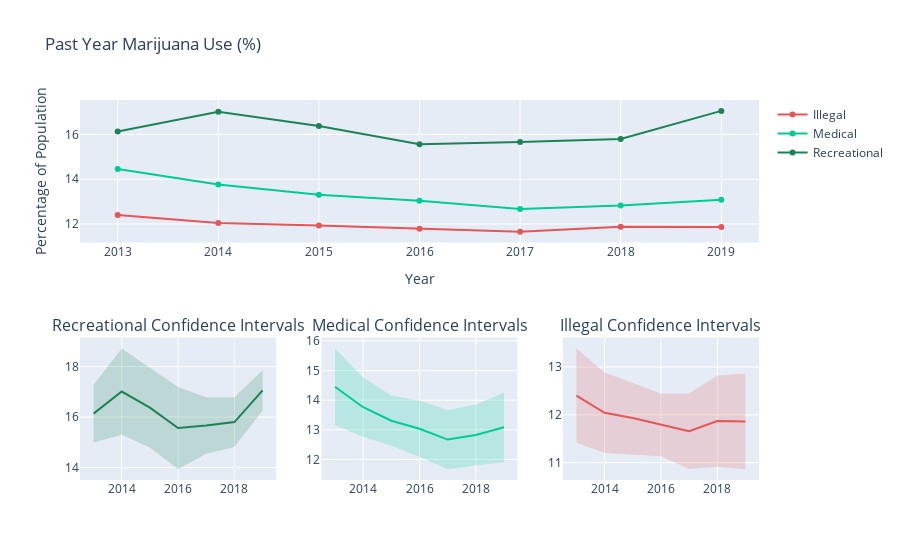

Write notebook code for a chart like this one.
### Markdown cell above
<a id='PYvis'></a>
Finally, a figure is displayed containing a combined line plot of all 3 categories as well as inidividual confidence intervals for each one.

### Code cell
question = "Past Year Marijuana Use %"
#call my method in conf_int_methods.py that creates a figure with
#one big plot above 3 small plots
fig = create_fig(df)
# call the add_plot method in conf_int_methods.py to add each one of the lower 3 plots to the figure
add_plot(illegal_data, 2, 3, 'rgb(228,87,86)', fig, y_upper_i, y_lower_i, 'rgba(228,87,86,0.2)', question)
add_plot(medical_data, 2, 2, 'rgb(0,204,150)', fig, y_upper_m, y_lower_m, 'rgba(0,204,150,0.2)', question)
add_plot(recreational_data, 2, 1, 'rgb(28,131,86)', fig, y_upper_r, y_lower_r, 'rgba(28,131,86,0.2)', question)
fig.update_layout(title_text="Past Year Marijuana Use (%)", height=700)
fig.update_layout(xaxis_title="Year", yaxis_title = "Percentage of Population")
fig.show()

### Figure 1 — Plotly figure (JSON) as saved in the notebook; plotly's stock layout.template omitted (floating-point values rounded to 4 significant figures)
{"data": [{"connectgaps": true, "line": {"color": "#E45756", "shape": "linear"}, "mode": "markers+lines", "name": "Illegal", "type": "scatter", "x": [2013, 2014, 2015, 2016, 2017, 2018, 2019], "y": [12.4, 12.04, 11.93, 11.79, 11.66, 11.87, 11.86]}, {"connectgaps": true, "line": {"color": "#00CC96", "shape": "linear"}, "mode": "markers+lines", "name": "Medical", "type": "scatter", "x": [2013, 2014, 2015, 2016, 2017, 2018, 2019], "y": [14.45, 13.76, 13.31, 13.04, 12.67, 12.83, 13.09]}, {"connectgaps": true, "line": {"color": "#1C8356", "shape": "linear"}, "mode": "markers+lines", "name": "Recreational", "type": "scatter", "x": [2013, 2014, 2015, 2016, 2017, 2018, 2019], "y": [16.13, 17.01, 16.37, 15.57, 15.67, 15.8, 17.05]}, {"line": {"color": "rgb(228,87,86)"}, "mode": "lines", "name": "", "showlegend": false, "type": "scatter", "x": [2013, 2014, 2015, 2016, 2017, 2018, 2019], "xaxis": "x4", "y": [12.4, 12.04, 11.93, 11.79, 11.66, 11.87, 11.86], "yaxis": "y4"}, {"fill": "toself", "fillcolor": "rgba(228,87,86,0.2)", "hoverinfo": "skip", "line": {"color": "rgba(255,255,255,0)"}, "showlegend": false, "type": "scatter", "x": [2013, 2014, 2015, 2016, 2017, 2018, 2019, 2019, 2018, 2017, 2016, 2015, 2014, 2013], "xaxis": "x4", "y": [13.39, 12.88, 12.66, 12.44, 12.44, 12.82, 12.86, 10.87, 10.91, 10.87, 11.14, 11.17, 11.2, 11.42], "yaxis": "y4"}, {"line": {"color": "rgb(0,204,150)"}, "mode": "lines", "name": "", "showlegend": false, "type": "scatter", "x": [2013, 2014, 2015, 2016, 2017, 2018, 2019], "xaxis": "x3", "y": [14.45, 13.76, 13.31, 13.04, 12.67, 12.83, 13.09], "yaxis": "y3"}, {"fill": "toself", "fillcolor": "rgba(0,204,150,0.2)", "hoverinfo": "skip", "line": {"color": "rgba(255,255,255,0)"}, "showlegend": false, "type": "scatter", "x": [2013, 2014, 2015, 2016, 2017, 2018, 2019, 2019, 2018, 2017, 2016, 2015, 2014, 2013], "xaxis": "x3", "y": [15.75, 14.77, 14.16, 13.98, 13.67, 13.85, 14.26, 11.91, 11.8, 11.67, 12.09, 12.46, 12.76, 13.16], "yaxis": "y3"}, {"line": {"color": "rgb(28,131,86)"}, "mode": "lines", "name": "", "showlegend": false, "type": "scatter", "x": [2013, 2014, 2015, 2016, 2017, 2018, 2019], "xaxis": "x2", "y": [16.13, 17.01, 16.37, 15.57, 15.67, 15.8, 17.05], "yaxis": "y2"}, {"fill": "toself", "fillcolor": "rgba(28,131,86,0.2)", "hoverinfo": "skip", "line": {"color": "rgba(255,255,255,0)"}, "showlegend": false, "type": "scatter", "x": [2013, 2014, 2015, 2016, 2017, 2018, 2019, 2019, 2018, 2017, 2016, 2015, 2014, 2013], "xaxis": "x2", "y": [17.28, 18.72, 17.96, 17.19, 16.78, 16.79, 17.85, 16.26, 14.82, 14.55, 13.94, 14.79, 15.3, 14.99], "yaxis": "y2"}], "layout": {"annotations": [{"font": {"size": 16}, "showarrow": false, "text": "Recreational Confidence Intervals", "x": 0.1444, "xanchor": "center", "xref": "paper", "y": 0.375, "yanchor": "bottom", "yref": "paper"}, {"font": {"size": 16}, "showarrow": false, "text": "Medical Confidence Intervals", "x": 0.5, "xanchor": "center", "xref": "paper", "y": 0.375, "yanchor": "bottom", "yref": "paper"}, {"font": {"size": 16}, "showarrow": false, "text": "Illegal Confidence Intervals", "x": 0.8556, "xanchor": "center", "xref": "paper", "y": 0.375, "yanchor": "bottom", "yref": "paper"}], "autosize": true, "title": {"text": "Past Year Marijuana Use (%)"}, "xaxis": {"anchor": "y", "autorange": true, "domain": [0, 1], "range": [2013.0, 2019.0], "title": {"text": "Year"}, "type": "linear"}, "xaxis2": {"anchor": "y2", "autorange": true, "domain": [0, 0.2889], "range": [2013.0, 2019.0], "type": "linear"}, "xaxis3": {"anchor": "y3", "autorange": true, "domain": [0.3556, 0.6444], "range": [2013.0, 2019.0], "type": "linear"}, "xaxis4": {"anchor": "y4", "autorange": true, "domain": [0.7111, 1], "range": [2013.0, 2019.0], "type": "linear"}, "yaxis": {"anchor": "x", "autorange": true, "domain": [0.625, 1], "range": [11.22, 17.49], "title": {"text": "Percentage of Population"}, "type": "linear"}, "yaxis2": {"anchor": "x2", "autorange": true, "domain": [0, 0.375], "range": [13.55, 19.1], "type": "linear"}, "yaxis3": {"anchor": "x3", "autorange": true, "domain": [0, 0.375], "range": [11.34, 16.08], "type": "linear"}, "yaxis4": {"anchor": "x4", "autorange": true, "domain": [0, 0.375], "range": [10.66, 13.59], "type": "linear"}}}
